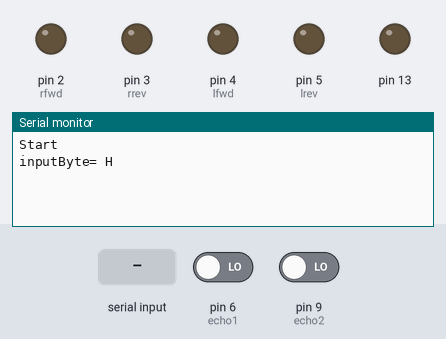
The sketch below on a simulated Arduino Uno, built with avr-gcc and run on an emulated ATmega328P. Shown: output pins drawn as LEDs (lit = HIGH), the last lines printed to the serial monitor. Inputs (shaded band) come from the test bench; at power-on: pin 6 (echo1) LOW, pin 9 (echo2) LOW. Pins used as bus, display or sensor lines are not drawn.

Above: at 1.2 s.
1.3 s: "R" received over Serial
At 2.7 s:
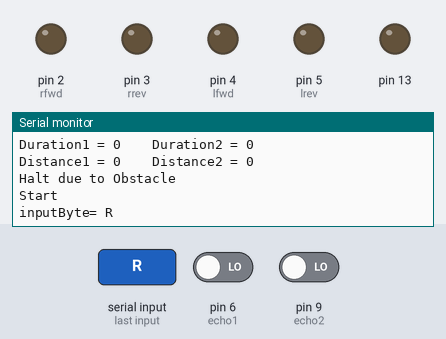
3.5 s: "L" received over Serial
At 4.6 s:
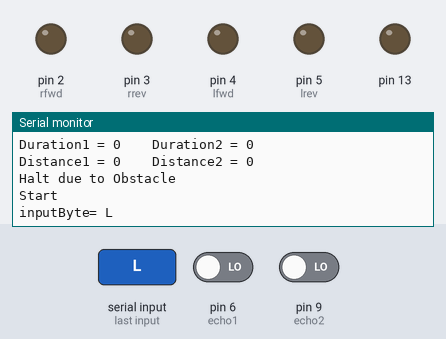
6.5 s: "F" received over Serial
At 9.4 s:
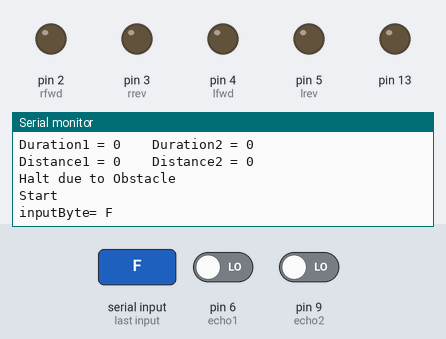

The sketch:

BTCr_Bot.ino
```cpp
//Bot
int RMS,LMS;
int rfwd=2,lfwd=4,rrev=3,lrev=5;
bool turnspd=HIGH,basespd=HIGH;
int safe=7;

//Ultrasonic 1
int trig1 = 7;
int echo1 = 6;
long duration1;
int distance1;
int PowerUS = 12;

//Ultrasonic 2
int trig2 = 8;
int echo2 = 9;
long duration2;
int distance2;

//HC-05
char inputByte='H';


void setup() {
  Serial.begin(9600);
  pinMode(13, OUTPUT);
  pinMode(rfwd,OUTPUT);
  pinMode(rrev,OUTPUT);
  pinMode(lfwd,OUTPUT);
  pinMode(lrev,OUTPUT);
  pinMode(trig1, OUTPUT);
  pinMode(echo1, INPUT);
  pinMode(trig2, OUTPUT);
  pinMode(echo2, INPUT);
  pinMode(PowerUS, OUTPUT);
  digitalWrite(PowerUS, HIGH);
}

void loop()//This function continuously checks if there is any command from mobile app, and calls the function with the default, or received command.
{
  Serial.println("Start");
  while (Serial.available() > 0)
  {
    inputByte = Serial.read();
  }
  Serial.print("inputByte= ");
  Serial.println(inputByte);
  Drive(inputByte);
  Serial.println();
}
```

Drive.ino
```cpp
//This function drives the bot locomotion signal, and also checks
//if there are any obstacles in the safe distance of the bot, and then executes appropriate command.
void Drive(char cmd)
{
  if(Check_Obs())
  {
    Serial.println("Halt due to Obstacle");
    halt();
    return ;
  }
//  Serial.println(inputByte);
  if(cmd=='R')
  {
    right();
    Serial.println("Right");
  }
  else if(cmd=='L')
  {
    left();
    Serial.println("Left");
  }
  else if(cmd=='F')
  {
    fwd();
    Serial.println("Fwd");
  }
  else if(cmd=='B')
  {
    back();
    Serial.println("Back");
  }
  else
  {
    halt();
    Serial.println("Halt");
  }
}

bool Check_Obs()//This function returns True if there is a obstacle in safe distance using Ultrasonic Sensors, and False if there are none.
{
  digitalWrite(trig1, LOW);
  delay(2);
  digitalWrite(trig1, HIGH);
  delay(10);
  digitalWrite(trig1, LOW);
  delay(2);
  duration1 = pulseIn(echo1, HIGH);
  distance1 = (duration1*0.0343)/2;


  digitalWrite(trig2, LOW);
  delay(2);
  digitalWrite(trig2, HIGH);
  delay(10);
  digitalWrite(trig2, LOW);
  delay(2);
  duration2 = pulseIn(echo2, HIGH);
  distance2 = (duration2*0.0343)/2;

  Serial.print("Duration1 = ");
  Serial.print(duration1);
  Serial.print("    ");
  Serial.print("Duration2 = ");
  Serial.println(duration2);

  Serial.print("Distance1 = ");
  Serial.print(distance1);
  Serial.print("    ");
  Serial.print("Distance2 = ");
  Serial.println(distance2);

  if(distance1<safe || distance2<safe)
  {
    return true;
  }
  else
  {
    return false;
  }
}
```

directions.ino
```cpp
//This tab contains the direction functions for the Bot.
void fwd()
{
  digitalWrite(rfwd,basespd);
  digitalWrite(lfwd,basespd);
  digitalWrite(rrev,0);
  digitalWrite(lrev,0);
}
void back()
{
  digitalWrite(rfwd,0);
  digitalWrite(lfwd,0);
  digitalWrite(rrev,basespd);
  digitalWrite(lrev,basespd);
}
void left()
{
  digitalWrite(rfwd,turnspd);
  digitalWrite(lfwd,0);
  digitalWrite(rrev,0);
  digitalWrite(lrev,turnspd);
}
void right()
{
  digitalWrite(rfwd,0);
  digitalWrite(lfwd,turnspd);
  digitalWrite(rrev,turnspd);
  digitalWrite(lrev,0);
}
void halt()
{
  digitalWrite(rfwd,0);
  digitalWrite(lfwd,0);
  digitalWrite(rrev,0);
  digitalWrite(lrev,0);
}
```

Measured:
- after the input at 1.3 s, the serial monitor: prints a new line after 0.83 s (image 1)
- after the input at 3.5 s, the serial monitor: prints a new line after 0.70 s (image 2)
- after the input at 6.5 s, the serial monitor: prints a new line after 1.8 s (image 3)
